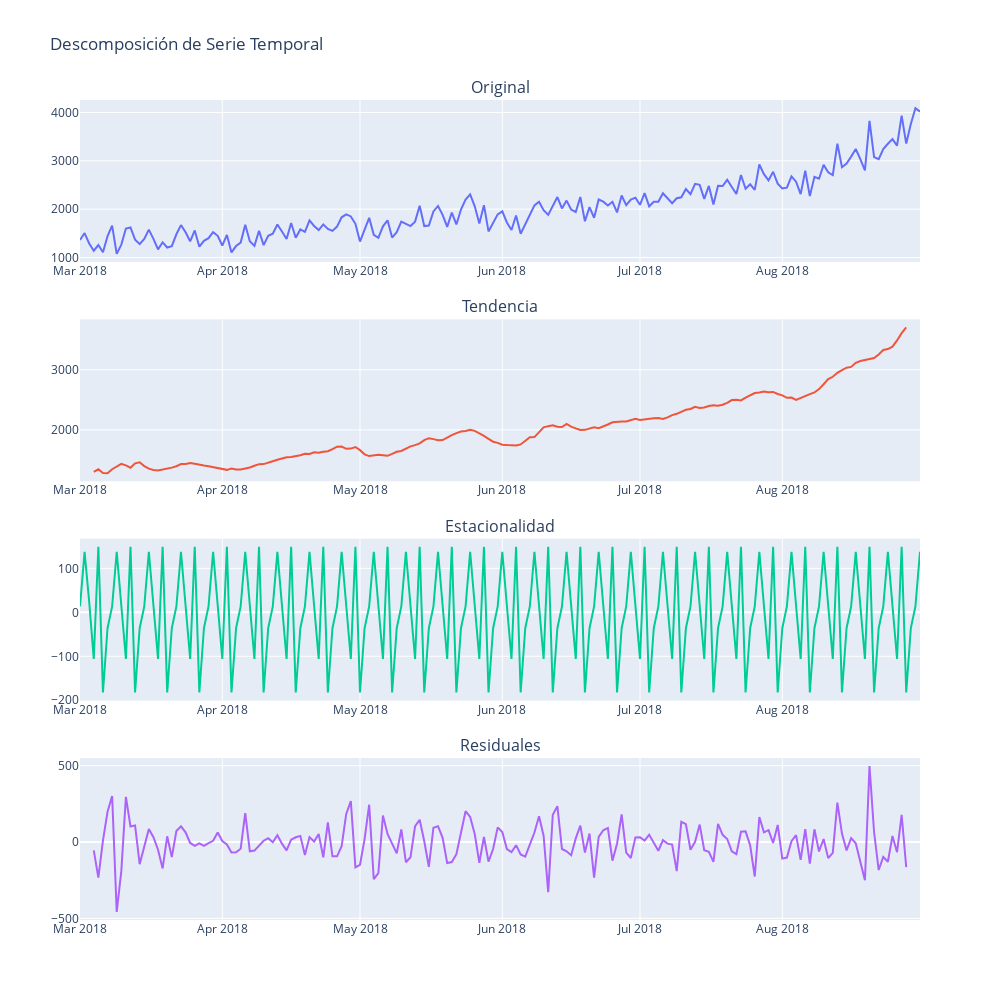

Notebook code cell kept with this figure:
### Code cell
decomposed = seasonal_decompose(data_day['num_orders'], model='additive')

fig = make_subplots(rows=4, cols=1, subplot_titles=("Original","Tendencia", "Estacionalidad", "Residuales"), vertical_spacing= 0.07)

for i, observation in enumerate(["observed", "trend", "seasonal", "resid"], start=1):
    dataframe = pd.DataFrame({'ds': data_day.index, 'observation': getattr(decomposed, observation)})
    fig.add_trace(go.Scatter(x=dataframe['ds'], y=dataframe['observation'],showlegend=False), row=i, col=1)

fig.update_layout(height=1000, width=1000, title_text="Descomposición de Serie Temporal")
fig.show()

### Figure 1 — Plotly figure (JSON) as saved in the notebook; plotly's stock layout.template omitted (floating-point values rounded to 4 significant figures; data arrays with more than 128 entries replaced by an {"elided": "..."} marker saying what was removed)
{"data": [{"showlegend": false, "type": "scatter", "x": {"elided": "184 str values"}, "xaxis": "x", "y": {"elided": "184 int values"}, "yaxis": "y"}, {"showlegend": false, "type": "scatter", "x": {"elided": "184 str values"}, "xaxis": "x2", "y": {"elided": "184 float values"}, "yaxis": "y2"}, {"showlegend": false, "type": "scatter", "x": {"elided": "184 str values"}, "xaxis": "x3", "y": {"elided": "184 float values"}, "yaxis": "y3"}, {"showlegend": false, "type": "scatter", "x": {"elided": "184 str values"}, "xaxis": "x4", "y": {"elided": "184 float values"}, "yaxis": "y4"}], "layout": {"annotations": [{"font": {"size": 16}, "showarrow": false, "text": "Original", "x": 0.5, "xanchor": "center", "xref": "paper", "y": 1, "yanchor": "bottom", "yref": "paper"}, {"font": {"size": 16}, "showarrow": false, "text": "Tendencia", "x": 0.5, "xanchor": "center", "xref": "paper", "y": 0.7325, "yanchor": "bottom", "yref": "paper"}, {"font": {"size": 16}, "showarrow": false, "text": "Estacionalidad", "x": 0.5, "xanchor": "center", "xref": "paper", "y": 0.465, "yanchor": "bottom", "yref": "paper"}, {"font": {"size": 16}, "showarrow": false, "text": "Residuales", "x": 0.5, "xanchor": "center", "xref": "paper", "y": 0.1975, "yanchor": "bottom", "yref": "paper"}], "height": 1000, "title": {"text": "Descomposición de Serie Temporal"}, "width": 1000, "xaxis": {"anchor": "y", "domain": [0, 1]}, "xaxis2": {"anchor": "y2", "domain": [0, 1]}, "xaxis3": {"anchor": "y3", "domain": [0, 1]}, "xaxis4": {"anchor": "y4", "domain": [0, 1]}, "yaxis": {"anchor": "x", "domain": [0.8025, 1]}, "yaxis2": {"anchor": "x2", "domain": [0.535, 0.7325]}, "yaxis3": {"anchor": "x3", "domain": [0.2675, 0.465]}, "yaxis4": {"anchor": "x4", "domain": [0, 0.1975]}}}
